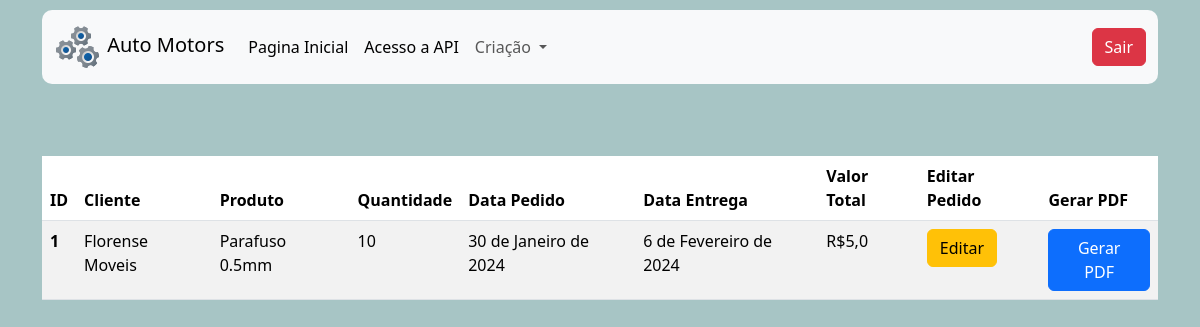
Page /automotors/home/ (signed in) on the earlier database version.
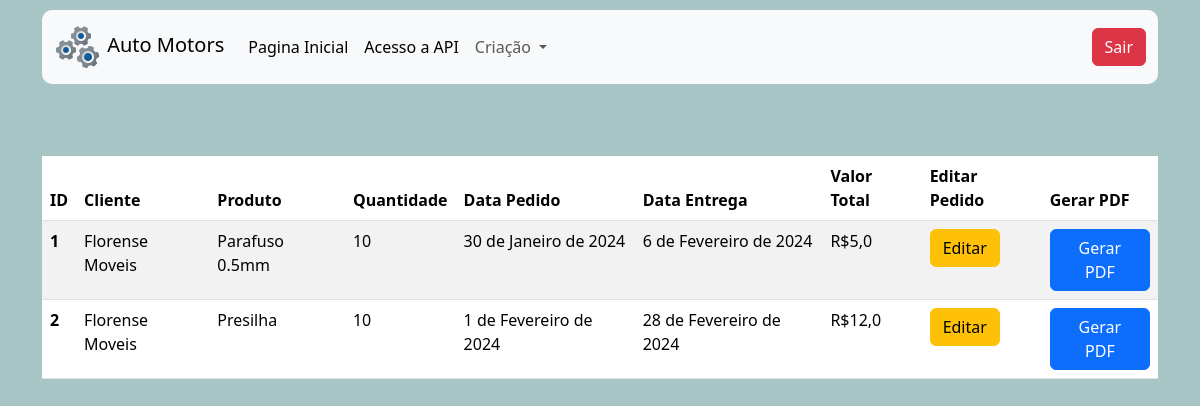
Same page on the later database version.
### main/models.py (models this page shows, shortened)
class Pedidos(models.Model):
    cliente = models.ForeignKey(Clientes, on_delete=models.CASCADE)
    produtos = models.ManyToManyField(Produtos)
    quantidade = models.IntegerField(default=0)
    data_pedido = models.DateField()
    data_entrega = models.DateField()
    valor_total = models.FloatField()

class Clientes(models.Model):
    nome = models.CharField(max_length=200)
    endereco = models.CharField(max_length=500)
    telefone = models.IntegerField()
    email = models.EmailField()
    def __str__(self):
        return self.nome

class Produtos(models.Model):
    nome = models.CharField(max_length=200)
    preço = models.FloatField()
    descricao = models.TextField()
    estoque = models.IntegerField()
    def __str__(self):
        return self.nome

### main/views.py (the view)
# urls.py: 2. Add a URL to urlpatterns:  path('', views.home, name='home')
def home(request):
    if request.user.is_authenticated:
        if request.method == 'GET':
            pedidos = Pedidos.objects.all()
            return render(request, 'home.html', {'pedidos':pedidos})
    else:
        return redirect('/users/login/')

### main/templates/home.html
{% extends 'bases/base.html' %}
{% load static %}
{% block addcss %}
  <link rel="stylesheet" href="{% static 'main/css/home.css' %}">
{% endblock %}
{% block content %}
  <div class="container">
    {% include 'partials/header.html' %}
    <table class="table table-striped">
      <thead>
        <tr>
          <th scope="col">ID</th>
          <th scope="col">Cliente</th>
          <th scope="col">Produto</th>
          <th scope="col">Quantidade</th>
          <th scope="col">Data Pedido</th>
          <th scope="col">Data Entrega</th>
          <th scope="col">Valor Total</th>
          <th scope="col">Editar Pedido</th>
          <th scope="col">Gerar PDF</th>
        </tr>
      </thead>
      <tbody>
        {% for pedido in pedidos %}
          <tr>
            <th scope="row">{{pedido.id}}</th>
            <td>{{pedido.cliente}}</td>
            <td>{% for produt in pedido.produtos.all %}{{produt}}{% endfor %}</td>
            <td>{{pedido.quantidade}}</td>
            <td>{{pedido.data_pedido}}</td>
            <td>{{pedido.data_entrega}}</td>
            <td>R${{pedido.valor_total}}</td>
            <td><a href="{% url 'editar_pedido' pedido.id %}" class="btn btn-warning">Editar</a></td>
            <td><a href="{% url 'gerar_pdf' pedido.id %}" class="btn btn-primary">Gerar PDF</a></td>
          </tr>
        {% endfor %}
      </tbody>
    </table>
  </div>
{% endblock content %}

### templates/bases/base.html (shortened to what this page needs)
{% load static %}
<!doctype html>
<html lang="pt-br">
  <head>
    <link href="https://cdn.jsdelivr.net/npm/bootstrap@5.3.2/dist/css/bootstrap.min.css" rel="stylesheet">
    {% block addcss %}
    {% endblock %}
  </head>
  <body>
    {% block content %}
    {% endblock %}
  </body>
</html>

### templates/partials/header.html (shortened to what this page needs)
{% load static %}
<nav class="navbar navbar-expand-lg bg-body-tertiary" id="main-navbar">
    <div class="container-fluid">
      <a class="navbar-brand" href="{% url 'home' %}"> <img src="{% static 'geral/img/gear-ico.ico' %}" alt="logo AutoMotors">    Auto Motors</a>
      <div class="collapse navbar-collapse" id="navbarSupportedContent">
        <ul class="navbar-nav me-auto mb-2 mb-lg-0">
          <li class="nav-item">
            <a class="nav-link active" aria-current="page" href="{% url 'home' %}">Pagina Inicial</a>
          </li>
          <li class="nav-item">
            <a class="nav-link active" aria-current="page" href="#">Acesso a API</a>
          </li>
          <li class="nav-item dropdown">
            <a class="nav-link dropdown-toggle" href="#" role="button" data-bs-toggle="dropdown" aria-expanded="false">
              Criação
            </a>
          </li>
        </ul>
        <a href="{% url 'logout_sair' %}" class="btn btn-danger" id="btn-logout">Sair</a>
      </div>
    </div>
</nav>
<br>
<br>
<br>

### templates/static/main/css/home.css (style rules this page uses)
body { background-color: #A7C5C5; }
#main-navbar { margin-top: 10px; border-radius: 10px; }
#btn-logout { margin-left: 10px; }

Differences in the rows shown:
added Pedidos: id "2", cliente "Florense Moveis", quantidade "10", data_pedido "1 de Fevereiro de 2024", data_entrega "28 de Fevereiro de 2024", valor_total "12,0"
added Produtos: nome "Presilha", shown under "2"
